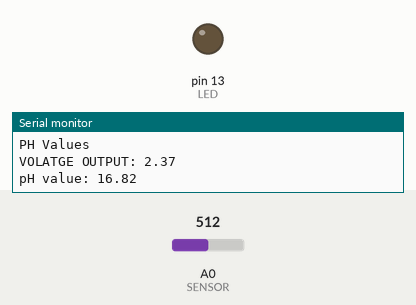
Recording of a sketch running on a simulated Arduino Uno, built with avr-gcc and run on an emulated ATmega328P. Shown: output pins drawn as LEDs (lit = HIGH), the last lines printed to the serial monitor. The test bench sets the inputs (shaded band); at power-on: A0 (SENSOR) = 512.

Above: at 2.9 s.
At 8.7 s:
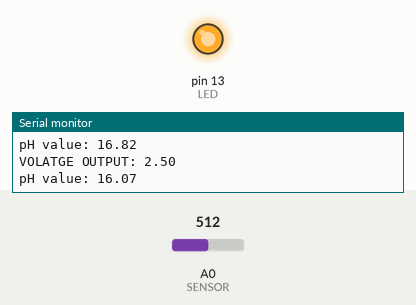
Timing chart, 0 to 15.1 s (numbered marks = the images above):
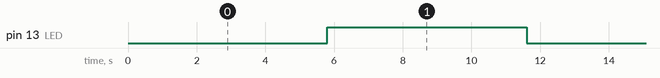

The sketch:

PH_voltage_test.ino
```cpp
/*
    e-Gizmo PH Sensor E-201-C

      This sample sketch is for pH sensor module
    an easy output voltage to compare it to pH value.
    See the table below:
    pH Value  |   Output (V)
    ========================
        4         3.071
        7         2.535
        10        2.066

    For pH scale table for reference of the known substance.
    Here's the link: http://www.seafriends.org.nz/dda/ph.htm
    (See the pH scale)

    Modified by e-Gizmo Mechatronix Central
    http://www.e-gizmo.com
    July 18,2017

*/
#define SENSOR A0            //pH meter Analog output to Arduino Analog Input 0
#define OFFSET 30.32            //deviation compensate
#define LED 13
#define SAMPLING_INTERVAL 20
#define PRINT_INTERVAL 800
#define ARRAY_LENGTH  40    //times of collection
int PH_ARRAY[ARRAY_LENGTH];   //Store the average value of the sensor feedback
int PH_ARRAY_INDEX=0;
void setup(void)
{
  pinMode(LED,OUTPUT);
  Serial.begin(9600);
  Serial.println("PH Values");    //Test the serial monitor
}
void loop(void)
{
  static unsigned long SAMPLING_TIME = millis();
  static unsigned long PRINT_TIME = millis();
  static float VOLTAGE,pHvalue;
  if(millis()-SAMPLING_TIME > SAMPLING_INTERVAL)
  {
      PH_ARRAY[PH_ARRAY_INDEX++]=analogRead(SENSOR);
      if(PH_ARRAY_INDEX==ARRAY_LENGTH)PH_ARRAY_INDEX=0;
      VOLTAGE = AVERAGE_ARRAY(PH_ARRAY, ARRAY_LENGTH)*5.0/1024;
      pHvalue = -5.7 * VOLTAGE + 30.32;
      SAMPLING_TIME=millis();
  }
  if(millis() - PRINT_TIME > PRINT_INTERVAL)   //Every 800 milliseconds, print a numerical, convert the state of the LED indicator
  {
  Serial.print("VOLATGE OUTPUT: ");
        Serial.println(VOLTAGE,2);
        Serial.print("pH value: ");
        Serial.println(pHvalue,2);
        delay(5000);
        digitalWrite(LED,digitalRead(LED)^1);
        PRINT_TIME=millis();
  }
}
double AVERAGE_ARRAY(int* ARR, int NUMBER){
  int i;
  int max,min;
  double AVG;
  long AMOUNT=0;
  if(NUMBER<=0){
    Serial.println("ERROR!/n");
    return 0;
  }
  if(NUMBER<5){   //less than 5, calculated directly statistics
    for(i=0;i<NUMBER;i++){
      AMOUNT+=ARR[i];
    }
    AVG = AMOUNT/NUMBER;
    return AVG;
  }else{
    if(ARR[0]<ARR[1]){
      min = ARR[0];max=ARR[1];
    }
    else{
      min=ARR[1];max=ARR[0];
    }
    for(i=2;i<NUMBER;i++){
      if(ARR[i]<min){
        AMOUNT+=min;        //arr<min
        min=ARR[i];
      }else {
        if(ARR[i]>max){
          AMOUNT+=max;    //arr>max
          max=      AMOUNT+=ARR[i];
        }else{
          AMOUNT+=ARR[i]; //min<=arr<=max
        }
      }//if
    }//for
    AVG = (double)AMOUNT/(NUMBER-2);
  }//if
  return AVG;
}
```

Measured:
- by itself, pin 13 (LED): alternates HIGH for 5.8 s and LOW for 5.8 s
